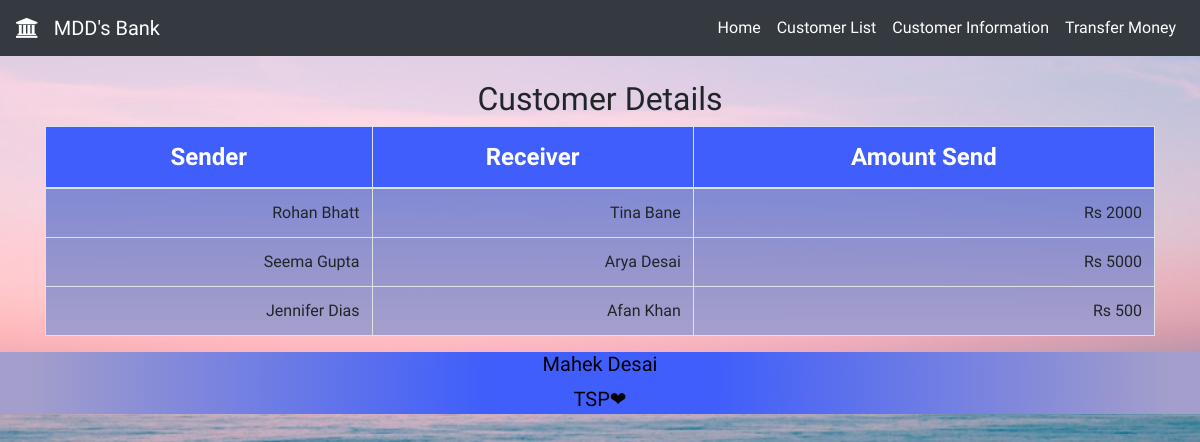
/transferhist.php, run on the app's committed database.
### tables this page shows
CREATE TABLE `transfer` (
  `No` int NOT NULL,
  `Sender` varchar(255) NOT NULL,
  `Receiver` varchar(255) NOT NULL,
  `Amount_send` double NOT NULL
);

### transferhist.php (the view, shortened to what this page needs)
<!DOCTYPE html>
<html lang="en">
<head>
    <link rel="stylesheet" href="style.css">
    <link rel="stylesheet" href="https://maxcdn.bootstrapcdn.com/bootstrap/4.5.2/css/bootstrap.min.css">
    <link rel="stylesheet" href="https://cdnjs.cloudflare.com/ajax/libs/font-awesome/4.7.0/css/font-awesome.min.css">
</head>
<body class="back">
    <nav class="navbar navbar-expand-lg navbar-dark bg-dark">
        <a class="navbar-brand" href="home.php"><i class="fa fa-university" aria-hidden="true"></i>
            &nbsp; MDD's Bank</a>
        <div class="collapse navbar-collapse" id="navbarSupportedContent">
            <ul class="navbar-nav ml-auto">
                <li class="nav-item active">
                    <a class="nav-link" href="index.php">Home</a>
                </li>
                <li class="nav-item active">
                    <a class="nav-link" href="userinfo.php">Customer List</a>
                </li>
                <li class="nav-item active">
                    <a class="nav-link" href="cust.php">Customer Information</a>
                </li>
                <li class="nav-item active">
                    <a class="nav-link" href="transfer.php">Transfer Money</a>
                </li>
            </ul>
        </div>
    </nav>
    <br>
    <h2 style="text-align: center;">Customer Details</h2>
    <section class="container">
        <table class="table table-bordered table-hover">
            <thead>
                <tr>
                    <th>Sender</th>
                    <th>Receiver</th>
                    <th>Amount Send</th>
                </tr>
            </thead>
            <?php
            include("info.php");
            $results = mysqli_query($conn, "SELECT * FROM `transfer`");
            while ($row = mysqli_fetch_array($results)) {
                echo "<tr>";
                echo "<td>" . $row["Sender"] . "</td>";
                echo "<td>" . $row["Receiver"] . "</td>";
                echo "<td>" . 'Rs ' . $row["Amount_send"] . "</td>";
                echo "</tr>";
            }
            echo  "</table>";
            echo "</section>";
            ?>
            <footer>
                <h5>Mahek Desai</h5>
                <p>TSP❤</p>
            </footer>
</body>
</html>

### style.css (style rules this page uses)
* { font-family: 'Yusei Magic', sans-serif; }
footer { background: rgb(63, 94, 251); background: radial-gradient(circle, rgba(63, 94, 251, 1) 19%, rgba(163, 158, 203, 1) 95%); width: 100%; left: 0; text-align: center; font-size: 20px; color: #000000; bottom: 0; }
table { background: linear-gradient(rgba(99, 118, 209, 0.829) 19%, rgba(163, 158, 203, 1) 95%); margin: 0px auto; }
thead { color: #fff; text-align: center; font-size: 24px; background: rgb(63, 94, 251); }
td { font-weight: lighter; text-align: right; }
.back { background-image: url("images/bg.png"); background-repeat: no-repeat; background-size: cover; background-attachment: fixed; background-position: center center; }

### data on the page
transfer: Sender "Rohan Bhatt", Receiver "Tina Bane", Amount_send "2000"
transfer: Sender "Seema Gupta", Receiver "Arya Desai", Amount_send "5000"
transfer: Sender "Jennifer Dias", Receiver "Afan Khan", Amount_send "500"
